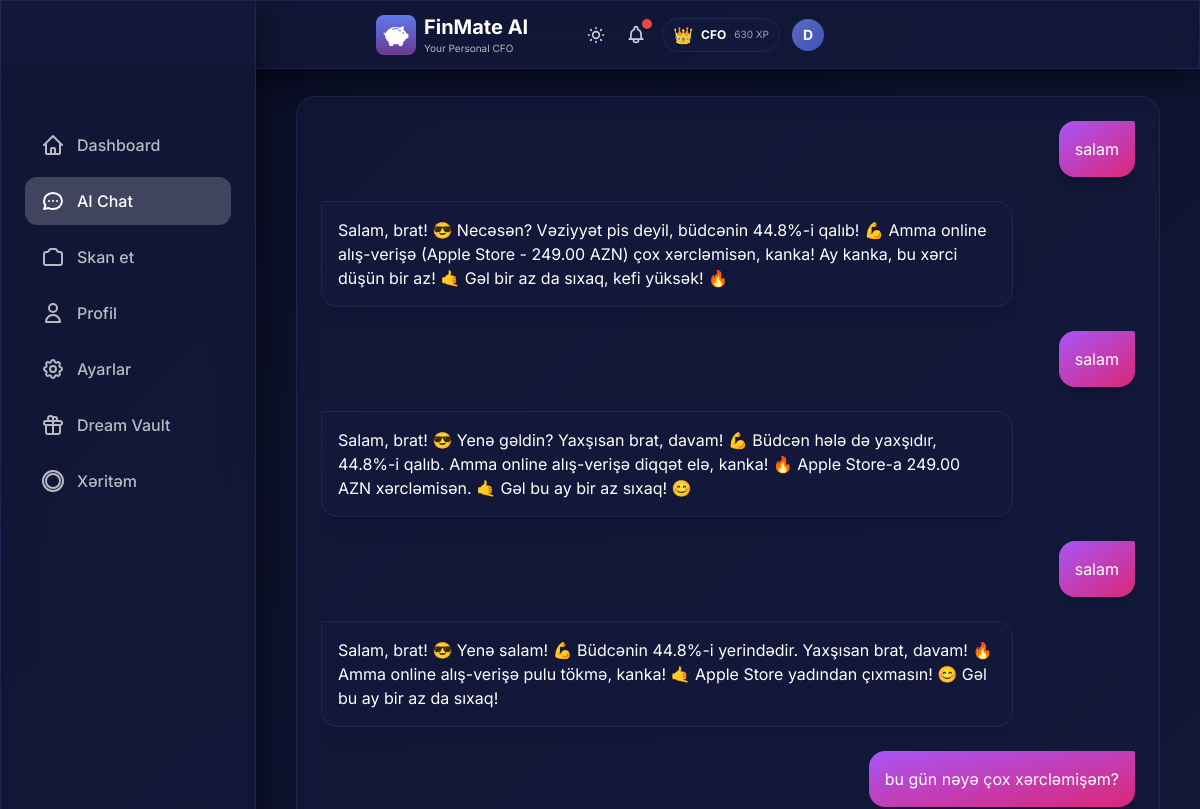
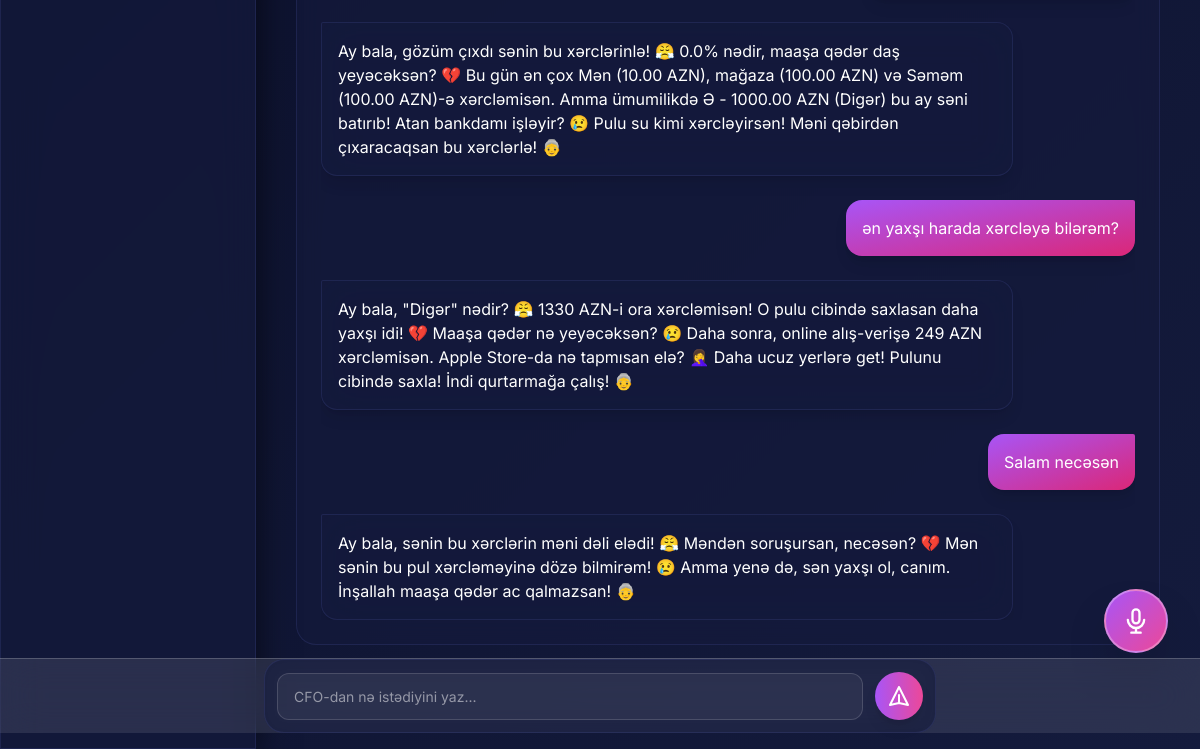
The app's page /chat, older data (2 pictures, top to bottom).
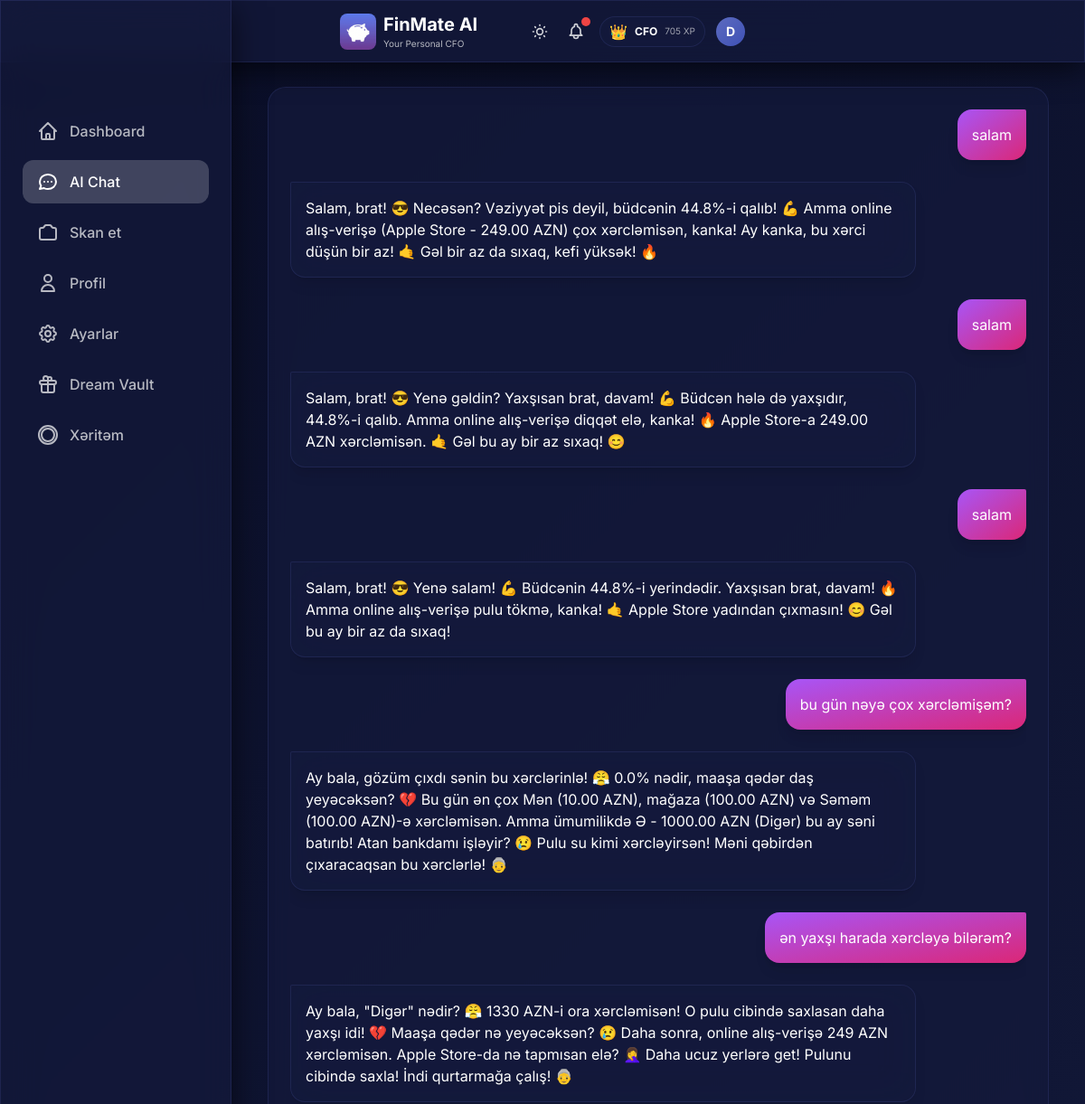
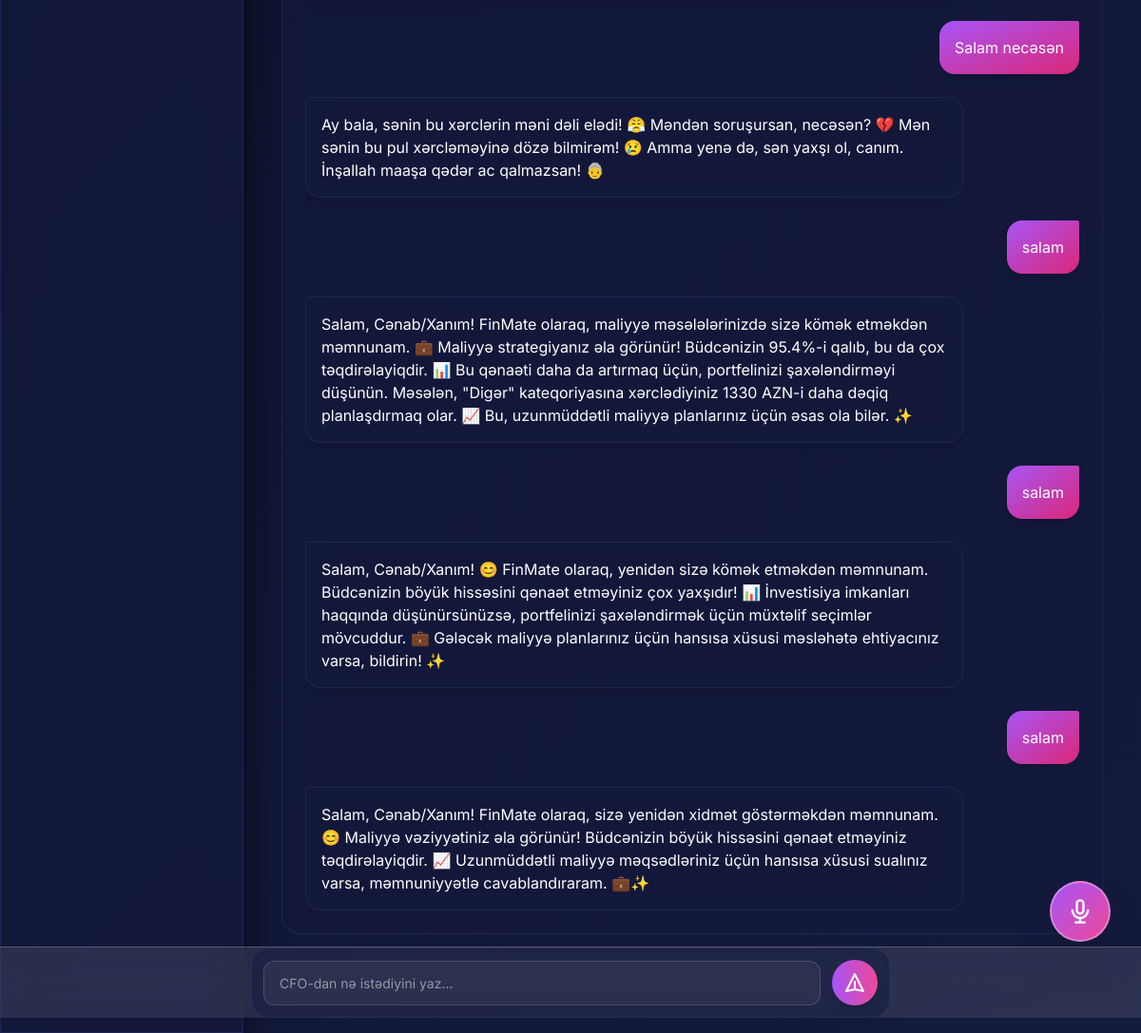
The same page, newer data (2 pictures, top to bottom).
### models.py (models this page shows, shortened)
class User(Base):
    __tablename__ = "users"
    id = Column(Integer, primary_key=True, index=True)
    username = Column(String, unique=True, index=True, nullable=False)
    monthly_budget = Column(Float, default=1000.0)
    xp_points = Column(Integer, default=0)
    level_title = Column(String, default="Rookie")
    preferred_language = Column(String, default="az")  # az, en, ru
    voice_enabled = Column(Boolean, default=True)
    daily_budget_limit = Column(Float, nullable=True)
    currency = Column(String, default="AZN")  # Display/Base currency
    personality_mode = Column(String, default="normal")  # normal, mom, strict
    is_premium = Column(Boolean, default=False)  # Premium subscription status
    readability_mode = Column(Boolean, default=False)  # Accessibility mode for vision-impaired users
    ai_name = Column(String, default="FinMate")  # Customizable AI name
    ai_attitude = Column(String, default="Professional")  # Strict, Funny, Sarcastic, Supportive
    ai_style = Column(String, default="Formal")  # Slang, Shakespearean, Dialect, Short
    ai_persona_mode = Column(String, default="Auto")  # Auto (behavioral profiling) or Manual
    login_streak = Column(Integer, default=0)
    last_login_date = Column(Date, nullable=True)
    created_at = Column(DateTime, default=datetime.utcnow)
    expenses = relationship("Expense", back_populates="user", cascade="all, delete-orphan")
    chat_messages = relationship("ChatMessage", back_populates="user", cascade="all, delete-orphan")
    xp_logs = relationship("XPLog", back_populates="user", cascade="all, delete-orphan")
    dreams = relationship("Dream", back_populates="user", cascade="all, delete-orphan")

class ChatMessage(Base):
    __tablename__ = "chat_messages"
    id = Column(Integer, primary_key=True, index=True)
    user_id = Column(Integer, ForeignKey("users.id"), nullable=False)
    role = Column(String, nullable=False)  # 'user' or 'ai'
    content = Column(Text, nullable=False)
    timestamp = Column(DateTime, default=datetime.utcnow, nullable=False)
    user = relationship("User", back_populates="chat_messages")

### main.py (the view)
@app.get("/chat", response_class=HTMLResponse)
async def chat_page(request: Request, db: Session = Depends(get_db)):
    user = get_current_user(db)
    messages = db.query(ChatMessage).filter(
        ChatMessage.user_id == user.id
    ).order_by(ChatMessage.timestamp.asc()).all()
    return templates.TemplateResponse("chat.html", {
        "request": request,
        "user": user,
        "messages": messages
    })

### templates/chat.html (shortened to what this page needs)
{% extends "base.html" %}
{% block content %}
<div class="max-w-4xl mx-auto px-2 sm:px-4">
    <div class="glass-card p-4 sm:p-6 mb-20 lg:mb-10">
        <div class="chat-container" id="chatContainer">
            <div id="messages" class="space-y-4 sm:space-y-6">
                {% for message in messages %}
                {% if message.role == 'user' %}
                <div class="flex justify-end">
                    <div
                        class="message-bubble bg-gradient-to-br from-purple-500 to-pink-600 text-white p-4 rounded-2xl rounded-tr-sm shadow-lg">
                        {{ message.content }}
                    </div>
                </div>
                {% else %}
                <div class="flex justify-start">
                    <div class="message-bubble glass p-4 rounded-2xl rounded-tl-sm text-white shadow-lg">
                        {{ message.content }}
                    </div>
                </div>
                {% endif %}
                {% endfor %}
            </div>
        </div>
    </div>
</div>
<div class="chat-input-container fixed bottom-20 sm:bottom-24 left-0 right-0 px-2 sm:px-4 md:bottom-4 transition-all duration-300 z-50">
    <div class="max-w-2xl mx-auto">
        <form hx-post="/api/chat" hx-target="#messages" hx-swap="beforeend" hx-headers='{"X-Client-Appended":"true"}'
            hx-on::after-request="this.reset(); scrollToBottom();" class="glass-card p-2 sm:p-3 flex items-center gap-2 sm:gap-3"
            id="chat-form">
            <input type="text" name="message" placeholder="CFO-dan nə istədiyini yaz..." required
                class="chat-input-field flex-1"
                autocomplete="off" id="chat-input" />
            <button type="submit"
                class="w-10 h-10 sm:w-12 sm:h-12 flex-shrink-0 rounded-full bg-gradient-to-r from-purple-500 to-pink-500 flex items-center justify-center hover:scale-110 transition shadow-lg group">
                <svg class="w-5 h-5 sm:w-6 sm:h-6 text-white group-hover:scale-110 transition" fill="none"
                    stroke="currentColor" viewBox="0 0 24 24">
                    <path stroke-linecap="round" stroke-linejoin="round" stroke-width="2"
                        d="M12 19l9 2-9-18-9 18 9-2zm0 0v-8"></path>
                </svg>
            </button>
        </form>
    </div>
</div>
{% endblock %}

### templates/base.html (shortened to what this page needs)
<!DOCTYPE html>
<html lang="en" data-theme="dark">
<head>
    <link href="https://cdn.jsdelivr.net/npm/daisyui@4.4.19/dist/full.min.css" rel="stylesheet" type="text/css" />
    <script src="https://cdn.tailwindcss.com"></script>
</head>
<body>
    <div class="glass fixed top-0 left-0 right-0 z-40 px-2 sm:px-4 py-2 sm:py-3">
        <div class="flex items-center justify-between max-w-md mx-auto">
            <div class="min-w-0 flex-1 flex items-center gap-2">
                <img src="/static/icons/icon-192.png" alt="FinMate AI" class="w-8 h-8 sm:w-10 sm:h-10 rounded-lg flex-shrink-0" onerror="this.style.display='none'">
                <div class="min-w-0">
                    <h1 class="text-lg sm:text-xl font-bold text-white truncate">FinMate AI</h1>
                    <p class="text-[9px] sm:text-[10px] text-white/70">Your Personal CFO</p>
                </div>
            </div>
            <div class="flex items-center gap-2 sm:gap-3 relative flex-shrink-0">
                <button id="theme-toggle" class="relative text-white/80 hover:text-white transition p-1"
                    title="Tema dəyişdir">
                </button>
                <button id="alert-bell" class="relative text-white/80 hover:text-white transition p-1">
                    <span id="alert-counter" class="absolute -top-0.5 -right-0.5 w-2.5 h-2.5 bg-red-500 rounded-full shadow-lg"></span>
                </button>
                {% if user and user.xp_points is defined %}
                <div
                    class="hidden sm:flex items-center gap-1.5 sm:gap-2 glass-card px-2 sm:px-2.5 py-0.5 sm:py-1 rounded-full">
                    <span class="text-sm sm:text-base">{% if user.level_title == 'Rookie' %}🌱{% elif user.level_title
                        == 'Saver'
                        %}💰{% elif user.level_title == 'Analyst' %}📊{% elif user.level_title == 'Manager' %}🎯{%
                        elif
                        user.level_title == 'CFO' %}👑{% else %}⭐{% endif %}</span>
                    <span class="text-[10px] sm:text-xs font-bold text-white hidden md:inline">{{ user.level_title
                        }}</span>
                    <span class="text-[9px] sm:text-[10px] text-white/60">{{ user.xp_points }} XP</span>
                </div>
                {% endif %}
                <a href="/profile" class="relative flex-shrink-0 group">
                    <div id="user-avatar"
                        class="w-7 h-7 sm:w-8 sm:h-8 rounded-full flex items-center justify-center text-white font-bold text-xs sm:text-sm transition-all duration-400 group-hover:scale-110"
                        style="background: linear-gradient(135deg, var(--accent-primary), var(--accent-secondary));">
                        {{ user.username[0].upper() if user else 'D' }}
                    </div>
                </a>
            </div>
        </div>
    </div>
    <div class="pt-24 pb-8 px-4">
        <div class="w-full lg:max-w-7xl mx-auto">
            {% block content %}{% endblock %}
        </div>
    </div>
    <div class="hidden lg:block fixed left-0 top-0 bottom-0 w-64 glass z-40 pt-24">
        <nav class="p-6 space-y-2">
            <a href="/"
                class="flex items-center gap-3 px-4 py-3 rounded-xl text-white/70 hover:text-white hover:bg-white/10 transition {% if request.url.path == '/' %}bg-white/20 !text-white{% endif %}">
                <svg class="w-6 h-6" fill="none" stroke="currentColor" viewBox="0 0 24 24">
                    <path stroke-linecap="round" stroke-linejoin="round" stroke-width="2"
                        d="M3 12l2-2m0 0l7-7 7 7M5 10v10a1 1 0 001 1h3m10-11l2 2m-2-2v10a1 1 0 01-1 1h-3m-6 0a1 1 0 001-1v-4a1 1 0 011-1h2a1 1 0 011 1v4a1 1 0 001 1m-6 0h6">
                    </path>
                </svg>
                <span class="font-medium">Dashboard</span>
            </a>
            <a href="/chat"
                class="flex items-center gap-3 px-4 py-3 rounded-xl text-white/70 hover:text-white hover:bg-white/10 transition {% if request.url.path == '/chat' %}bg-white/20 !text-white{% endif %}">
                <svg class="w-6 h-6" fill="none" stroke="currentColor" viewBox="0 0 24 24">
                    <path stroke-linecap="round" stroke-linejoin="round" stroke-width="2"
                        d="M8 12h.01M12 12h.01M16 12h.01M21 12c0 4.418-4.03 8-9 8a9.863 9.863 0 01-4.255-.949L3 20l1.395-3.72C3.512 15.042 3 13.574 3 12c0-4.418 4.03-8 9-8s9 3.582 9 8z">
                    </path>
                </svg>
                <span class="font-medium">AI Chat</span>
            </a>
            <a href="/scan"
                class="flex items-center gap-3 px-4 py-3 rounded-xl text-white/70 hover:text-white hover:bg-white/10 transition {% if request.url.path == '/scan' %}bg-white/20 !text-white{% endif %}">
                <span class="font-medium">Skan et</span>
            </a>
            <a href="/profile"
                class="flex items-center gap-3 px-4 py-3 rounded-xl text-white/70 hover:text-white hover:bg-white/10 transition {% if request.url.path == '/profile' %}bg-white/20 !text-white{% endif %}">
                <svg class="w-6 h-6" fill="none" stroke="currentColor" viewBox="0 0 24 24">
                    <path stroke-linecap="round" stroke-linejoin="round" stroke-width="2"
                        d="M16 7a4 4 0 11-8 0 4 4 0 018 0zM12 14a7 7 0 00-7 7h14a7 7 0 00-7-7z"></path>
                </svg>
                <span class="font-medium">Profil</span>
            </a>
            <a href="/settings"
                class="flex items-center gap-3 px-4 py-3 rounded-xl text-white/70 hover:text-white hover:bg-white/10 transition {% if request.url.path == '/settings' %}bg-white/20 !text-white{% endif %}">
                <span class="font-medium">Ayarlar</span>
            </a>
            <a href="/dream-vault"
                class="flex items-center gap-3 px-4 py-3 rounded-xl text-white/70 hover:text-white hover:bg-white/10 transition {% if request.url.path == '/dream-vault' %}bg-white/20 !text-white{% endif %}">
                <svg class="w-6 h-6" fill="none" stroke="currentColor" viewBox="0 0 24 24">
                    <path stroke-linecap="round" stroke-linejoin="round" stroke-width="2"
                        d="M12 8v13m0-13V6a2 2 0 112 2h-2zm0 0V5.5A2.5 2.5 0 109.5 8H12zm-7 4h14M5 12a2 2 0 110-4h14a2 2 0 110 4M5 12v7a2 2 0 002 2h10a2 2 0 002-2v-7">
                    </path>
                </svg>
                <span class="font-medium">Dream Vault</span>
            </a>
            <a href="/heatmap"
                class="flex items-center gap-3 px-4 py-3 rounded-xl text-white/70 hover:text-white hover:bg-white/10 transition {% if request.url.path == '/heatmap' %}bg-white/20 !text-white{% endif %}">
                <svg class="w-6 h-6" fill="none" stroke="currentColor" viewBox="0 0 24 24">
                    <path stroke-linecap="round" stroke-linejoin="round" stroke-width="2"
                        d="M2 12a10 10 0 1020 0 10 10 0 00-20 0zm10-7a7 7 0 00-7 7c0 3.866 3.134 7 7 7a7 7 0 007-7c0-3.866-3.134-7-7-7z">
                    </path>
                </svg>
                <span class="font-medium">Xəritəm</span>
            </a>
        </nav>
    </div>
    {% if user and user.voice_enabled %}
    {% if request.url.path == '/scan' or request.url.path == '/chat' %}
    <button onclick="openVoiceModal()"
        class="fixed {% if request.url.path == '/scan' %}bottom-24{% else %}bottom-32{% endif %} right-4 sm:right-6 w-14 h-14 sm:w-16 sm:h-16 glass bg-gradient-to-br from-purple-500 to-pink-500 backdrop-blur-xl border-2 border-white/30 rounded-full shadow-2xl flex items-center justify-center text-white hover:scale-110 active:scale-95 transition-all z-40 md:{% if request.url.path == '/scan' %}bottom-20{% else %}bottom-24{% endif %} md:right-8 mb-16 md:mb-0 group">
    </button>
    {% endif %}
    {% endif %}
</body>
</html>
</html>

### templates/base.html (style rules this page uses)
:root { --bg-primary: #0a0e27; --bg-secondary: #141b3d; --glass-bg: rgba(20, 27, 61, 0.7); --glass-border: rgba(100, 116, 207, 0.15); --glass-shadow: rgba(0, 0, 0, 0.6); --text-primary: #e8eaf6; --text-secondary: rgba(232, 234, 246, 0.75); --nav-border: rgba(100, 116, 207, 0.2); --skeleton-bg: rgba(100, 116, 207, 0.08); --accent-primary: #5c6bc0; --accent-secondary: #3f51b5; }
* { font-family: 'Inter', sans-serif; }
body:not(.no-transition), body:not(.no-transition) .glass, body:not(.no-transition) .glass-card, body:not(.no-transition) .bottom-nav { transition: background 0.6s cubic-bezier(0.4, 0, 0.2, 1), color 0.6s cubic-bezier(0.4, 0, 0.2, 1), border-color 0.6s cubic-bezier(0.4, 0, 0.2, 1), box-shadow 0.6s cubic-bezier(0.4, 0, 0.2, 1); }
body { transition: background 0.8s ease-in-out; }
body { background: linear-gradient(135deg, var(--bg-primary) 0%, var(--bg-secondary) 100%); min-height: 100vh; padding-bottom: 80px; color: var(--text-primary); }
@media (min-width: 1024px) { body { padding-left: 256px; padding-bottom: 0; } }
.glass { background: var(--glass-bg); backdrop-filter: blur(20px); -webkit-backdrop-filter: blur(20px); border: 1px solid var(--glass-border); box-shadow: 0 8px 32px 0 var(--glass-shadow); }
.glass-card { background: var(--glass-bg); backdrop-filter: blur(12px); -webkit-backdrop-filter: blur(12px); border-radius: 20px; border: 1px solid var(--glass-border); }

### templates/chat.html (style rules this page uses)
.chat-container { height: calc(100vh - 250px); overflow-y: auto; overflow-x: hidden; scroll-behavior: smooth; }
.message-bubble { max-width: 85%; word-wrap: break-word; word-break: break-word; animation: slideIn 0.3s ease-out; line-height: 1.5; }
.chat-input-container { background: rgba(255, 255, 255, 0.1); backdrop-filter: blur(20px); -webkit-backdrop-filter: blur(20px); border-top: 1px solid rgba(255, 255, 255, 0.2); }
.chat-input-field { background: rgba(255, 255, 255, 0.05); border: 1px solid rgba(255, 255, 255, 0.15); border-radius: 12px; padding: 0.75rem 1rem; color: #ffffff; font-size: 0.875rem; transition: all 0.3s ease; min-height: 44px; }
.chat-input-field::placeholder { color: rgba(255, 255, 255, 0.5); }

Row changes from the older to the newer data that the page shows:
changed User "CFO": xp_points "630" → "705"
added ChatMessage: content "salam"
added ChatMessage: content "Salam, Cənab/Xanım! FinMate olaraq, maliyyə məsələlərinizdə sizə kömək etməkdən məmnunam. 💼 Maliyyə strategiyanız əla görünür! Büdcənizin 95.4%-i qalıb, bu da çox təqdirəlayiqdir. 📊 Bu qənaəti daha da artırmaq üçün, portfelinizi şaxələndirməyi düşünün. Məsələn, \"Digər\" kateqoriyasına xərclədiyiniz 1330 AZN-i daha dəqiq planlaşdırmaq olar. 📈 Bu, uzunmüddətli maliyyə planlarınız üçün əsas ola bilər. ✨"
added ChatMessage: content "salam"
added ChatMessage: content "Salam, Cənab/Xanım! 😊 FinMate olaraq, yenidən sizə kömək etməkdən məmnunam. Büdcənizin böyük hissəsini qənaət etməyiniz çox yaxşıdır! 📊 İnvestisiya imkanları haqqında düşünürsünüzsə, portfelinizi şaxələndirmək üçün müxtəlif seçimlər mövcuddur. 💼 Gələcək maliyyə planlarınız üçün hansısa xüsusi məsləhətə ehtiyacınız varsa, bildirin! ✨"
added ChatMessage: content "salam"
added ChatMessage: content "Salam, Cənab/Xanım! FinMate olaraq, sizə yenidən xidmət göstərməkdən məmnunam. 😊 Maliyyə vəziyyətiniz əla görünür! Büdcənizin böyük hissəsini qənaət etməyiniz təqdirəlayiqdir. 📈 Uzunmüddətli maliyyə məqsədləriniz üçün hansısa xüsusi sualınız varsa, məmnuniyyətlə cavablandıraram. 💼✨"
